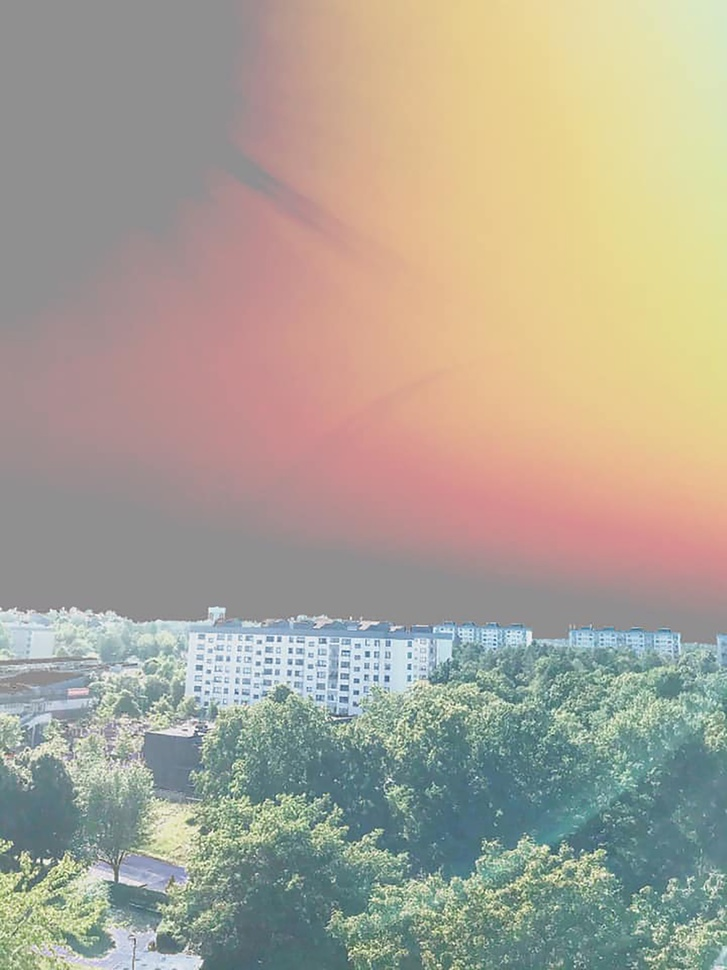
#> input picture input_images/Linda10 (1).jpg, 727 x 970 px, shrunk from 3000 x 4000 before the run, given in place of vermeer.jpg, which was not available
$ jupyter execute --allow-errors draw_contours_and_merge_colors.ipynb
#> lines starting #> are read from the running program, lines starting #| are printed output that depends on the picture; after the words box and inside, x2 and y2 are one past the last pixel; in counts of white or black regions, pixels touching at a corner belong together; pictures that were not available may be replaced by others from this repository, and a replacement may not be noted
#> further down, img is the input picture: shape (970, 727, 3); mean R, G, B 171.2, 164.1, 149.2
#> `labels = segmentation.slic(img, compactness=compactness, n_segments=n_..`:
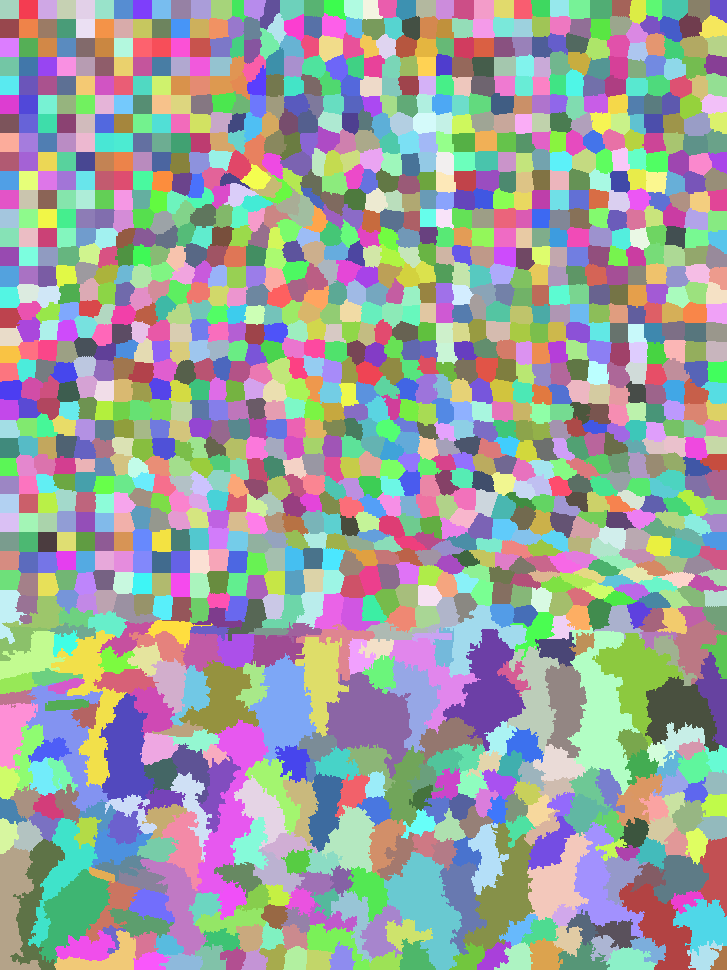
#> labels: shape (970, 727) int64; 1480 distinct labels, from 1 to 1480; one colour per label, 0 black
[cell 1]
from skimage import data, io, segmentation, color, util, img_as_ubyte
from skimage import graph
import numpy as np
import cv2 as cv
import os
from scipy.spatial import KDTree

compactness = 5 #Higher values make the shape of the segments more square/cubic. Lower values make the shape of the segments more circular/spherical.
n_segments = 2000 #Desired number of segments. Lower values result in larger segments, and higher values create more, smaller segments. Segments might be fewer than set value, but not more.
thresh = 50 # Higher value results in fewer and larger segments. Lower values result in more and smaller segments.


# parameters for contour detection
contour_color = (255, 0, 0) # color of the contour lines
t_lower = 50 # Lower Threshold
t_upper = 130  # Upper threshold
cont_thickness = 1 #Contour Thickness

images = [{'image_name': 'vermeer', 'image_file_format': '.jpg', 'compactness': 5, 'n_segments': 2000, 'thresh': 50, 't_lower': 50, 't_upper': 130, 'cont_thickness': 1},
          {'image_name': 'unknown 1640', 'image_file_format': '.jpg', 'compactness': 5, 'n_segments': 2000, 'thresh': 50, 't_lower': 50, 't_upper': 130, 'cont_thickness': 1},
          {'image_name': 'turner', 'image_file_format': '.webp', 'compactness': 5, 'n_segments': 2000, 'thresh': 50, 't_lower': 50, 't_upper': 130, 'cont_thickness': 1},
          {'image_name': 'leo putz_Halbindianerin mit Früchten', 'image_file_format': '.jpg', 'compactness': 5, 'n_segments': 2000, 'thresh': 50, 't_lower': 50, 't_upper': 130, 'cont_thickness': 1},
          {'image_name': 'cavalcanti_mulata against a green background', 'image_file_format': '.jpg', 'compactness': 5, 'n_segments': 2000, 'thresh': 50, 't_lower': 50, 't_upper': 130, 'cont_thickness': 1},
          {'image_name': 'bazille_family reunion', 'image_file_format': '.jpg', 'compactness': 5, 'n_segments': 2000, 'thresh': 50, 't_lower': 50, 't_upper': 130, 'cont_thickness': 1},
          {'image_name': 'alfred-sisley_autumn-banks-of-the-seine-near-bougival-1873', 'image_file_format': '.jpg', 'compactness': 5, 'n_segments': 2000, 'thresh': 50, 't_lower': 50, 't_upper': 130, 'cont_thickness': 1},
          {'image_name': 'algernon-talmage_the-lake-district-for-holidays-honister-crag-london-midland-and-scottish-railway-poster-artwork', 'image_file_format': '.jpg', 'compactness': 5, 'n_segments': 2000, 'thresh': 50, 't_lower': 50, 't_upper': 130, 'cont_thickness': 1},
          {'image_name': 'armand-guillaumin_echo-rock-1905', 'image_file_format': '.jpg', 'compactness': 5, 'n_segments': 2000, 'thresh': 50, 't_lower': 50, 't_upper': 130, 'cont_thickness': 1},
          {'image_name': 'benjamin-brown_eucalypti-near-arch-beach-california', 'image_file_format': '.jpg', 'compactness': 5, 'n_segments': 2000, 'thresh': 50, 't_lower': 50, 't_upper': 130, 'cont_thickness': 1},
          {'image_name': 'benjamin-brown_grand-canyon', 'image_file_format': '.jpg', 'compactness': 5, 'n_segments': 2000, 'thresh': 50, 't_lower': 50, 't_upper': 130, 'cont_thickness': 1},
          {'image_name': 'benjamin-brown_poppies-and-eucalyptus', 'image_file_format': '.jpg', 'compactness': 5, 'n_segments': 2000, 'thresh': 50, 't_lower': 50, 't_upper': 130, 'cont_thickness': 1},
          {'image_name': 'cezanne_still life with apples_1895', 'image_file_format': '.jpg', 'compactness': 5, 'n_segments': 2000, 'thresh': 50, 't_lower': 50, 't_upper': 130, 'cont_thickness': 1},
          {'image_name': 'kahlo_viva la vida_1954', 'image_file_format': '.jpg', 'compactness': 5, 'n_segments': 2000, 'thresh': 50, 't_lower': 50, 't_upper': 130, 'cont_thickness': 1},
          {'image_name': 'Linda10 (1)', 'image_file_format': '.jpg', 'compactness': 5, 'n_segments': 2000, 'thresh': 50, 't_lower': 50, 't_upper': 130, 'cont_thickness': 1},
          {'image_name': 'Ljus från lampa och omgivning', 'image_file_format': '.jpg', 'compactness': 5, 'n_segments': 2000, 'thresh': 50, 't_lower': 50, 't_upper': 130, 'cont_thickness': 1},
          {'image_name': 'VAZQUEZ_Emmanuel_Honorato_01-scaled', 'image_file_format': '.jpg', 'compactness': 5, 'n_segments': 2000, 'thresh': 50, 't_lower': 50, 't_upper': 130, 'cont_thickness': 1},
          {'image_name': 'warhol_Capa do álbum Velvet Underground & Nico_1967', 'image_file_format': '.jpg', 'compactness': 5, 'n_segments': 2000, 'thresh': 50, 't_lower': 50, 't_upper': 130, 'cont_thickness': 1},
          {'image_name': 'warhol_flowers_1970', 'image_file_format': '.jpg', 'compactness': 5, 'n_segments': 2000, 'thresh': 50, 't_lower': 50, 't_upper': 130, 'cont_thickness': 1},
          {'image_name': 'warhol_mao', 'image_file_format': '.jpg', 'compactness': 5, 'n_segments': 2000, 'thresh': 50, 't_lower': 50, 't_upper': 130, 'cont_thickness': 1},
          {'image_name': 'warhol_self portrait_1972', 'image_file_format': '.jpg', 'compactness': 5, 'n_segments': 2000, 'thresh': 50, 't_lower': 50, 't_upper': 130, 'cont_thickness': 1},
          {'image_name': 'warhol_sunset_1972', 'image_file_format': '.jpg', 'compactness': 5, 'n_segments': 2000, 'thresh': 50, 't_lower': 50, 't_upper': 130, 'cont_thickness': 1},
          {'image_name': 'warhol_vesuvius_1985', 'image_file_format': '.jpg', 'compactness': 5, 'n_segments': 2000, 'thresh': 50, 't_lower': 50, 't_upper': 130, 'cont_thickness': 1},
          {'image_name': 'kaggle dataset1', 'image_file_format': '.jpg', 'compactness': 5, 'n_segments': 2000, 'thresh': 50, 't_lower': 50, 't_upper': 130, 'cont_thickness': 1},
          {'image_name': 'kaggle dataset2', 'image_file_format': '.jpg', 'compactness': 5, 'n_segments': 2000, 'thresh': 50, 't_lower': 50, 't_upper': 130, 'cont_thickness': 1},
          {'image_name': 'kaggle dataset3', 'image_file_format': '.jpg', 'compactness': 5, 'n_segments': 2000, 'thresh': 50, 't_lower': 50, 't_upper': 130, 'cont_thickness': 1},
          {'image_name': 'kaggle dataset4', 'image_file_format': '.jpg', 'compactness': 5, 'n_segments': 2000, 'thresh': 50, 't_lower': 50, 't_upper': 130, 'cont_thickness': 1},
          {'image_name': 'kaggle dataset5', 'image_file_format': '.jpg', 'compactness': 5, 'n_segments': 2000, 'thresh': 50, 't_lower': 50, 't_upper': 130, 'cont_thickness': 1},
          ]

predefined_colors = np.array([
    [208, 72, 154], [236, 24, 121], [236, 28, 35], [250, 164, 23], [241, 235, 32], [154, 201, 59], [113, 193, 82], [111, 197, 164], [59, 184, 235], [67, 111, 182], [90, 80, 162], [134, 80, 160],
    [214, 111, 171], [237, 95, 141], [240, 90, 65], [251, 181, 75], [244, 235, 98], [173, 211, 96], [141, 199, 116], [136, 209, 181], [109, 192, 236], [101, 133, 193], [117, 105, 174], [154, 108, 177],
    [223, 144, 189], [243, 135, 166], [243, 134, 99], [254, 197, 119], [248, 239, 139], [191, 222, 135], [170, 213, 150], [171, 219, 196], [149, 207, 242], [134, 153, 205], [143, 134, 190], [171, 137, 190],
    [230, 179, 209], [247, 174, 193], [248, 168, 141], [255, 215, 161], [249, 244, 176], [212, 228, 174], [196, 225, 181], [196, 228, 213], [183, 221, 244], [169, 182, 220], [175, 167, 210], [196, 171, 211],
    [241, 214, 232], [250, 213, 221], [253, 210, 191], [254, 234, 204], [252, 249, 215], [231, 241, 212], [225, 239, 216], [226, 240, 232], [220, 236, 250], [209, 214, 236], [209, 206, 233], [222, 210, 229]
  ])


def closest_predefined_color(mean_color, predefined_colors):
    tree = KDTree(predefined_colors)
    _, idx = tree.query(mean_color)
    return predefined_colors[idx]

def _weight_mean_color(graph, src, dst, n):
    """Callback to handle merging nodes by recomputing mean color.

    The method expects that the mean color of `dst` is already computed.

    Parameters
    ----------
    graph : RAG
        The graph under consideration.
    src, dst : int
        The vertices in `graph` to be merged.
    n : int
        A neighbor of `src` or `dst` or both.

    Returns
    -------
    data : dict
        A dictionary with the `"weight"` attribute set as the absolute
        difference of the mean color between node `dst` and `n`.
    """

    diff = graph.nodes[dst]['mean color'] - graph.nodes[n]['mean color']
    diff = np.linalg.norm(diff)
    return {'weight': diff}


def merge_mean_color(graph, src, dst):
    """Callback called before merging two nodes of a mean color distance graph.

    This method computes the mean color of `dst`.

    Parameters
    ----------
    graph : RAG
        The graph under consideration.
    src, dst : int
        The vertices in `graph` to be merged.
    """
#> `labels2 = graph.merge_hierarchical(labels, g, thresh=thresh, rag_copy=..`:
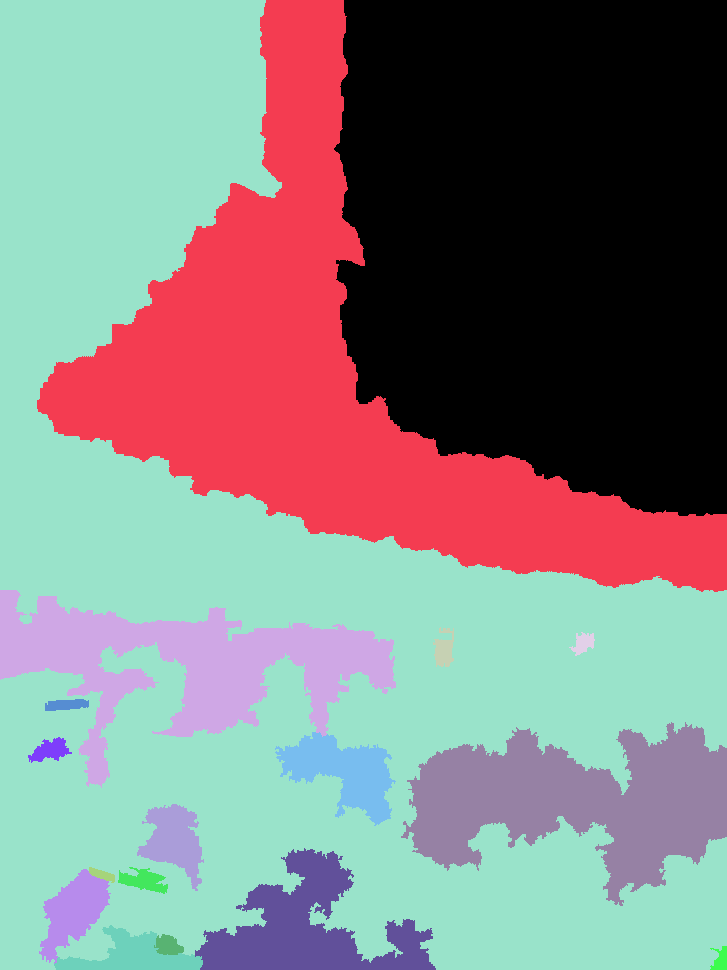
#> labels2: shape (970, 727) int64; 18 distinct labels, from 0 to 17; one colour per label, 0 black
#> the loop `for region in np.unique(labels2):` made 18 passes
#> pass 1, `mask = labels2 == region`:
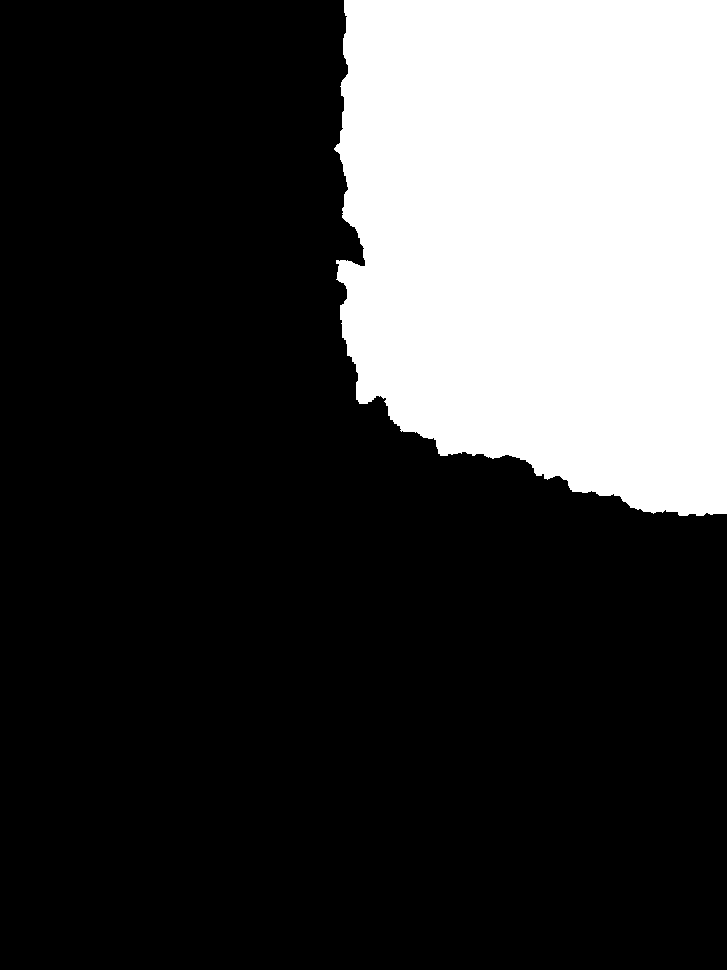
#> mask: shape (970, 727) bool; 25.4% white; 1 white region, box (x1, y1, x2, y2) and area: (334, 0, 727, 516) 178911
#> after the loop `for region in np.unique(labels2):`:
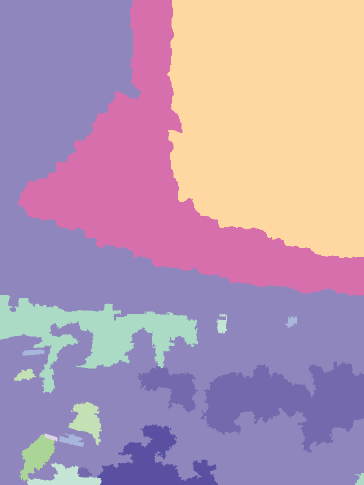
#> output_image: shape (970, 727, 3) (shown at 1/2 size); mean R, G, B 183, 153, 178.2
    graph.nodes[dst]['total color'] += graph.nodes[src]['total color']
    graph.nodes[dst]['pixel count'] += graph.nodes[src]['pixel count']
    graph.nodes[dst]['mean color'] = (graph.nodes[dst]['total color'] /
                                      graph.nodes[dst]['pixel count'])


# Define a function to make nearly black parts transparent
def make_black_transparent(image_data, threshold=50):
    # Extract the RGB channels
    r, g, b, a = np.rollaxis(image_data, axis=-1)
    # Create a mask for nearly black pixels
    mask = (r < threshold) & (g < threshold) & (b < threshold)
    # Set the alpha channel to 0 for nearly black pixels
    image_data[mask, 3] = 0
    return image_data


# Convert an RGB color from 0-255 range to 0-1 range
def convert_color_range(color):
    return tuple([c / 255.0 for c in color])


def get_contours(image):

#> called with image = 'input_images/vermeer.jpg'
    cont_color = (0, 0, 255)  # BGR color for contour lines, red in this case

    print("Reading image: " + image)
    im = cv.imread(image)
    assert im is not None, "File could not be read, check with os.path.exists()"
    print("Converting to grayscale")
    imgray = cv.cvtColor(im, cv.COLOR_BGR2GRAY)
    print("Done")
    blur = cv.GaussianBlur(im, (3, 3), 0)

    # Applying the Canny Edge filter
    print("Finding edges")
    edge = cv.Canny(blur, t_lower, t_upper)
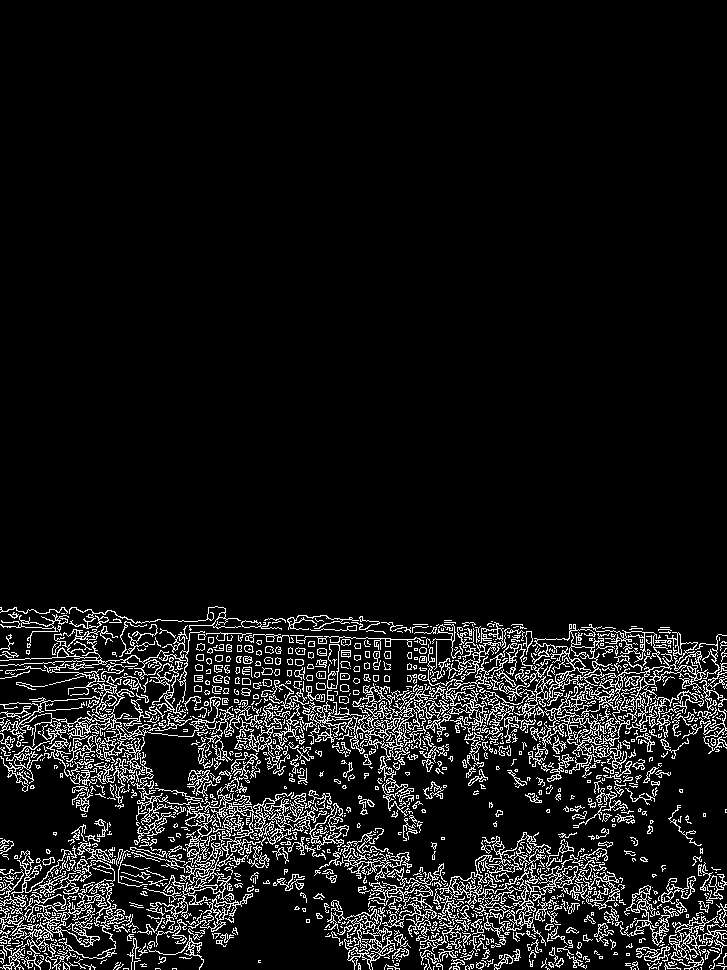
#> edge: shape (970, 727); 8.4% white in thin lines or dots, all inside (x1, y1, x2, y2) = (0, 606, 727, 970)
    contours, hierarchy = cv.findContours(edge, cv.RETR_TREE, cv.CHAIN_APPROX_SIMPLE)
#> contours = 2746 contours, 2195 with area under 20; largest, box (x1, y1, x2, y2) and area: (530, 624, 708, 774) 4095, (94, 737, 349, 919) 4032, (0, 859, 133, 970) 3917, (302, 683, 451, 761) 2473, (433, 832, 573, 945) 2302

    print(f"Drawing contours with thickness {cont_thickness}")
    # Create a new black image of the same size as the original
    black_image = np.zeros_like(im)

    # Drawing the contours on the black image
    cv.drawContours(black_image, contours, -1, cont_color, cont_thickness)

    # Ensure the output directory exists
    output_dir = 'output_images'
    if not os.path.exists(output_dir):
        os.makedirs(output_dir)

    # Saving the image with contours on black background
    image_name = os.path.splitext(os.path.basename(image))[0]
    full_save_path = os.path.join(output_dir, image_name + ' -- contours.png')
    print(f"Saving image to: {full_save_path}")
    cv.imwrite(full_save_path, black_image)

    # Displaying the image for verification
    # cv.imshow('Contours', black_image)
    # print("Press any key to close the image window.")
    # cv.waitKey(0)  # Waits indefinitely for a key press
    # cv.destroyAllWindows()  # Closes all the OpenCV windows

#> (the rest of this cell did not finish here and is left out)

#> `forced_combined_image = Image.alpha_composite(forced_colors_image, edg..`:
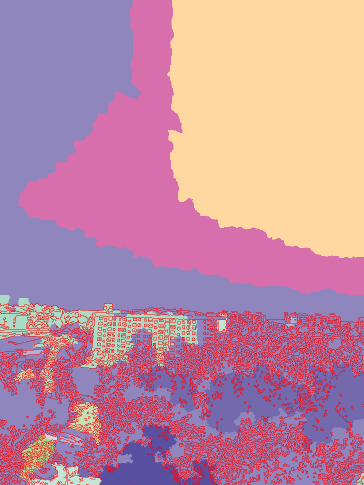
#> forced_combined_image: PIL image 727x970 RGBA (shown at 1/2 size); mean R, G, B, A 192.2, 140.7, 162.3, 255
#> pass 2 of the loop `for image in images:`:
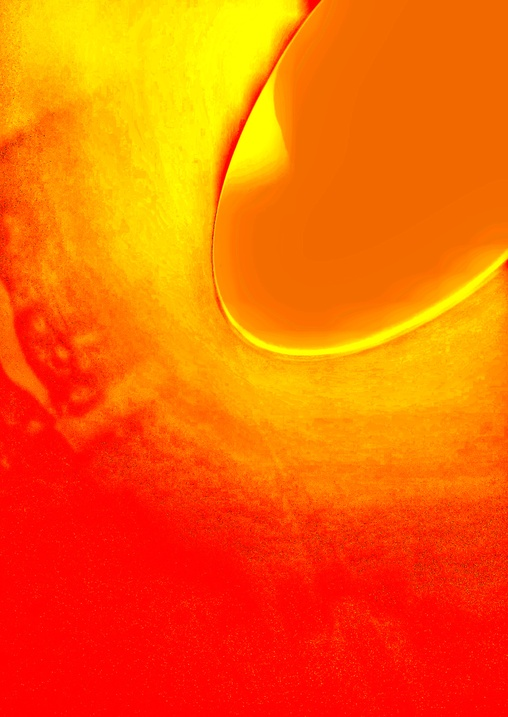
#> input picture input_images/Ljus från lampa och omgivning.jpg, 508 x 717 px, shrunk from 2096 x 2956 before the run, given in place of unknown 1640.jpg, which was not available
#> img is the input picture: shape (717, 508, 3); mean R, G, B 250.6, 101, 2
#> out_original_colors: shape (717, 508, 3)
#> the loop `for region in np.unique(labels2):` made 11 passes
#> pass 1, `mask = labels2 == region`:
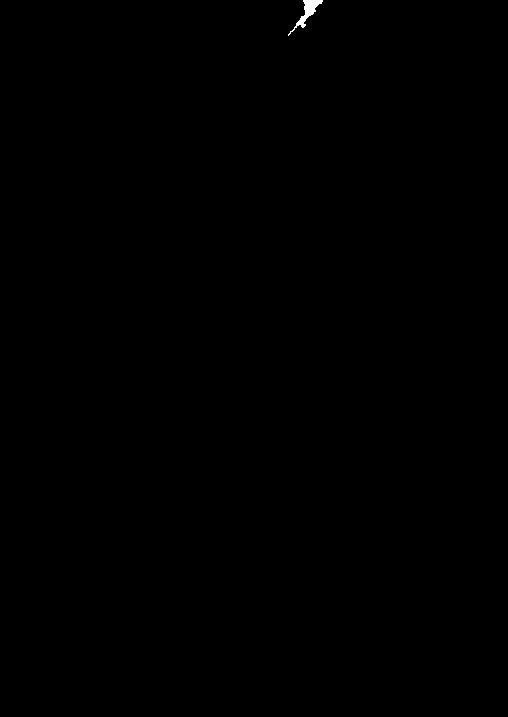
#> mask: shape (717, 508) bool; 0.08% white; 1 white region, box (x1, y1, x2, y2) and area: (288, 0, 323, 36) 305
#> im: shape (717, 508, 3)
#> imgray: shape (717, 508)
#> blur: shape (717, 508, 3)
#> contours = 98 contours, 81 with area under 20; largest, box (x1, y1, x2, y2) and area: (216, 249, 508, 350) 110, (212, 0, 354, 356) 108, (0, 142, 24, 160) 84, (28, 342, 71, 377) 74, (341, 271, 501, 356) 68
#> black_image: shape (717, 508, 3)
#> edge_image: PIL image 508x717 RGBA
#> color_image: PIL image 508x717 RGBA
#> forced_colors_image: PIL image 508x717 RGBA
#> image_data: shape (717, 508, 4)
#> combined_image: PIL image 508x717 RGBA
#> `forced_combined_image = Image.alpha_composite(forced_colors_image, edg..`:
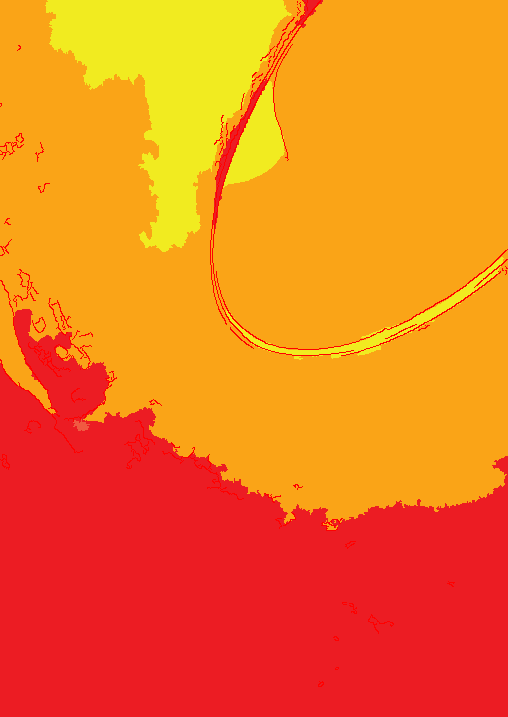
#> forced_combined_image: PIL image 508x717 RGBA; mean R, G, B, A 244.2, 119.3, 27.9, 255

    # Convert back to an image
    edge_image_transparent = Image.fromarray(edge_data)

    # Combine the images
    combined_image = Image.alpha_composite(color_image, edge_image_transparent)

    # Save the combined image
    combined_image_path = 'output_images/' + image_name + ' -- combined all colors.png'
    combined_image.save(combined_image_path)

    forced_combined_image = Image.alpha_composite(forced_colors_image, edge_image_transparent)

    forced_colors_combined_image_path = 'output_images/' + image_name + ' -- combined forced colors.png'
    forced_combined_image.save(forced_colors_combined_image_path)

    # Display the combined image
    #combined_image.show()
